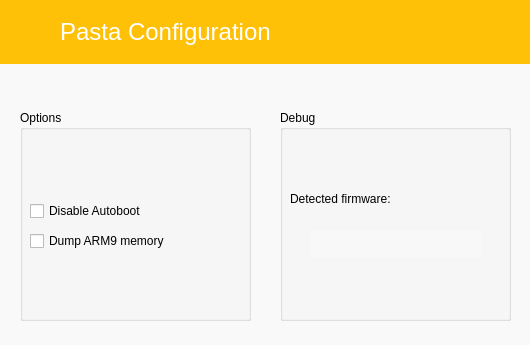
<?xml version="1.0" encoding="UTF-8"?>
<ui version="4.0">
 <class>MainWindow</class>
 <widget class="QMainWindow" name="MainWindow">
  <property name="geometry">
   <rect>
    <x>0</x>
    <y>0</y>
    <width>530</width>
    <height>345</height>
   </rect>
  </property>
  <property name="minimumSize">
   <size>
    <width>530</width>
    <height>345</height>
   </size>
  </property>
  <property name="maximumSize">
   <size>
    <width>530</width>
    <height>345</height>
   </size>
  </property>
  <property name="palette">
   <palette>
    <active>
     <colorrole role="WindowText">
      <brush brushstyle="SolidPattern">
       <color alpha="255">
        <red>0</red>
        <green>0</green>
        <blue>0</blue>
       </color>
      </brush>
     </colorrole>
     <colorrole role="Button">
      <brush brushstyle="SolidPattern">
       <color alpha="255">
        <red>249</red>
        <green>249</green>
        <blue>249</blue>
       </color>
      </brush>
     </colorrole>
     <colorrole role="Light">
      <brush brushstyle="SolidPattern">
       <color alpha="255">
        <red>255</red>
        <green>255</green>
        <blue>255</blue>
       </color>
      </brush>
     </colorrole>
     <colorrole role="Midlight">
      <brush brushstyle="SolidPattern">
       <color alpha="255">
        <red>252</red>
        <green>252</green>
        <blue>252</blue>
       </color>
      </brush>
     </colorrole>
     <colorrole role="Dark">
      <brush brushstyle="SolidPattern">
       <color alpha="255">
        <red>124</red>
        <green>124</green>
        <blue>124</blue>
       </color>
      </brush>
     </colorrole>
     <colorrole role="Mid">
      <brush brushstyle="SolidPattern">
       <color alpha="255">
        <red>166</red>
        <green>166</green>
        <blue>166</blue>
       </color>
      </brush>
     </colorrole>
     <colorrole role="Text">
      <brush brushstyle="SolidPattern">
       <color alpha="255">
        <red>32</red>
        <green>32</green>
        <blue>32</blue>
       </color>
      </brush>
     </colorrole>
     <colorrole role="BrightText">
      <brush brushstyle="SolidPattern">
       <color alpha="255">
        <red>114</red>
        <green>114</green>
        <blue>114</blue>
       </color>
      </brush>
     </colorrole>
     <colorrole role="ButtonText">
      <brush brushstyle="SolidPattern">
       <color alpha="255">
        <red>32</red>
        <green>32</green>
        <blue>32</blue>
       </color>
      </brush>
     </colorrole>
     <colorrole role="Base">
      <brush brushstyle="SolidPattern">
       <color alpha="255">
        <red>255</red>
        <green>255</green>
        <blue>255</blue>
       </color>
      </brush>
     </colorrole>
     <colorrole role="Window">
      <brush brushstyle="SolidPattern">
       <color alpha="255">
        <red>249</red>
        <green>249</green>
        <blue>249</blue>
       </color>
      </brush>
     </colorrole>
     <colorrole role="Shadow">
      <brush brushstyle="SolidPattern">
       <color alpha="255">
        <red>0</red>
        <green>0</green>
        <blue>0</blue>
       </color>
      </brush>
     </colorrole>
     <colorrole role="AlternateBase">
      <brush brushstyle="SolidPattern">
       <color alpha="255">
        <red>252</red>
        <green>252</green>
        <blue>252</blue>
       </color>
      </brush>
     </colorrole>
     <colorrole role="ToolTipBase">
      <brush brushstyle="SolidPattern">
       <color alpha="255">
        <red>255</red>
        <green>255</green>
        <blue>220</blue>
       </color>
      </brush>
     </colorrole>
     <colorrole role="ToolTipText">
      <brush brushstyle="SolidPattern">
       <color alpha="255">
        <red>0</red>
        <green>0</green>
        <blue>0</blue>
       </color>
      </brush>
     </colorrole>
    </active>
    <inactive>
     <colorrole role="WindowText">
      <brush brushstyle="SolidPattern">
       <color alpha="255">
        <red>0</red>
        <green>0</green>
        <blue>0</blue>
       </color>
      </brush>
     </colorrole>
     <colorrole role="Button">
      <brush brushstyle="SolidPattern">
       <color alpha="255">
        <red>249</red>
        <green>249</green>
        <blue>249</blue>
       </color>
      </brush>
     </colorrole>
     <colorrole role="Light">
      <brush brushstyle="SolidPattern">
       <color alpha="255">
        <red>255</red>
        <green>255</green>
        <blue>255</blue>
       </color>
      </brush>
     </colorrole>
     <colorrole role="Midlight">
      <brush brushstyle="SolidPattern">
       <color alpha="255">
        <red>252</red>
        <green>252</green>
        <blue>252</blue>
       </color>
      </brush>
     </colorrole>
     <colorrole role="Dark">
      <brush brushstyle="SolidPattern">
       <color alpha="255">
        <red>124</red>
        <green>124</green>
        <blue>124</blue>
       </color>
      </brush>
     </colorrole>
     <colorrole role="Mid">
      <brush brushstyle="SolidPattern">
       <color alpha="255">
        <red>166</red>
        <green>166</green>
        <blue>166</blue>
       </color>
      </brush>
     </colorrole>
     <colorrole role="Text">
      <brush brushstyle="SolidPattern">
       <color alpha="255">
        <red>32</red>
        <green>32</green>
        <blue>32</blue>
       </color>
      </brush>
     </colorrole>
     <colorrole role="BrightText">
      <brush brushstyle="SolidPattern">
       <color alpha="255">
        <red>114</red>
        <green>114</green>
        <blue>114</blue>
       </color>
      </brush>
     </colorrole>
     <colorrole role="ButtonText">
      <brush brushstyle="SolidPattern">
       <color alpha="255">
        <red>32</red>
        <green>32</green>
        <blue>32</blue>
       </color>
      </brush>
     </colorrole>
     <colorrole role="Base">
      <brush brushstyle="SolidPattern">
       <color alpha="255">
        <red>255</red>
        <green>255</green>
        <blue>255</blue>
       </color>
      </brush>
     </colorrole>
     <colorrole role="Window">
      <brush brushstyle="SolidPattern">
       <color alpha="255">
        <red>249</red>
        <green>249</green>
        <blue>249</blue>
       </color>
      </brush>
     </colorrole>
     <colorrole role="Shadow">
      <brush brushstyle="SolidPattern">
       <color alpha="255">
        <red>0</red>
        <green>0</green>
        <blue>0</blue>
       </color>
      </brush>
     </colorrole>
     <colorrole role="AlternateBase">
      <brush brushstyle="SolidPattern">
       <color alpha="255">
        <red>252</red>
        <green>252</green>
        <blue>252</blue>
       </color>
      </brush>
     </colorrole>
     <colorrole role="ToolTipBase">
      <brush brushstyle="SolidPattern">
       <color alpha="255">
        <red>255</red>
        <green>255</green>
        <blue>220</blue>
       </color>
      </brush>
     </colorrole>
     <colorrole role="ToolTipText">
      <brush brushstyle="SolidPattern">
       <color alpha="255">
        <red>0</red>
        <green>0</green>
        <blue>0</blue>
       </color>
      </brush>
     </colorrole>
    </inactive>
    <disabled>
     <colorrole role="WindowText">
      <brush brushstyle="SolidPattern">
       <color alpha="255">
        <red>124</red>
        <green>124</green>
        <blue>124</blue>
       </color>
      </brush>
     </colorrole>
     <colorrole role="Button">
      <brush brushstyle="SolidPattern">
       <color alpha="255">
        <red>249</red>
        <green>249</green>
        <blue>249</blue>
       </color>
      </brush>
     </colorrole>
     <colorrole role="Light">
      <brush brushstyle="SolidPattern">
       <color alpha="255">
        <red>255</red>
        <green>255</green>
        <blue>255</blue>
       </color>
      </brush>
     </colorrole>
     <colorrole role="Midlight">
      <brush brushstyle="SolidPattern">
       <color alpha="255">
        <red>252</red>
        <green>252</green>
        <blue>252</blue>
       </color>
      </brush>
     </colorrole>
     <colorrole role="Dark">
      <brush brushstyle="SolidPattern">
       <color alpha="255">
        <red>124</red>
        <green>124</green>
        <blue>124</blue>
       </color>
      </brush>
     </colorrole>
     <colorrole role="Mid">
      <brush brushstyle="SolidPattern">
       <color alpha="255">
        <red>166</red>
        <green>166</green>
        <blue>166</blue>
       </color>
      </brush>
     </colorrole>
     <colorrole role="Text">
      <brush brushstyle="SolidPattern">
       <color alpha="255">
        <red>124</red>
        <green>124</green>
        <blue>124</blue>
       </color>
      </brush>
     </colorrole>
     <colorrole role="BrightText">
      <brush brushstyle="SolidPattern">
       <color alpha="255">
        <red>114</red>
        <green>114</green>
        <blue>114</blue>
       </color>
      </brush>
     </colorrole>
     <colorrole role="ButtonText">
      <brush brushstyle="SolidPattern">
       <color alpha="255">
        <red>124</red>
        <green>124</green>
        <blue>124</blue>
       </color>
      </brush>
     </colorrole>
     <colorrole role="Base">
      <brush brushstyle="SolidPattern">
       <color alpha="255">
        <red>249</red>
        <green>249</green>
        <blue>249</blue>
       </color>
      </brush>
     </colorrole>
     <colorrole role="Window">
      <brush brushstyle="SolidPattern">
       <color alpha="255">
        <red>249</red>
        <green>249</green>
        <blue>249</blue>
       </color>
      </brush>
     </colorrole>
     <colorrole role="Shadow">
      <brush brushstyle="SolidPattern">
       <color alpha="255">
        <red>0</red>
        <green>0</green>
        <blue>0</blue>
       </color>
      </brush>
     </colorrole>
     <colorrole role="AlternateBase">
      <brush brushstyle="SolidPattern">
       <color alpha="255">
        <red>249</red>
        <green>249</green>
        <blue>249</blue>
       </color>
      </brush>
     </colorrole>
     <colorrole role="ToolTipBase">
      <brush brushstyle="SolidPattern">
       <color alpha="255">
        <red>255</red>
        <green>255</green>
        <blue>220</blue>
       </color>
      </brush>
     </colorrole>
     <colorrole role="ToolTipText">
      <brush brushstyle="SolidPattern">
       <color alpha="255">
        <red>0</red>
        <green>0</green>
        <blue>0</blue>
       </color>
      </brush>
     </colorrole>
    </disabled>
   </palette>
  </property>
  <property name="windowTitle">
   <string>pastaConfig</string>
  </property>
  <property name="windowIcon">
   <iconset resource="resources.qrc">
    <normaloff>:/images/3DS_icon_MD.png</normaloff>:/images/3DS_icon_MD.png</iconset>
  </property>
  <property name="styleSheet">
   <string notr="true">QMessageBox { background-color: white; color: #202020 }</string>
  </property>
  <widget class="QWidget" name="centralWidget">
   <widget class="QFrame" name="frame_2">
    <property name="geometry">
     <rect>
      <x>0</x>
      <y>0</y>
      <width>531</width>
      <height>64</height>
     </rect>
    </property>
    <property name="palette">
     <palette>
      <active>
       <colorrole role="WindowText">
        <brush brushstyle="SolidPattern">
         <color alpha="255">
          <red>0</red>
          <green>0</green>
          <blue>0</blue>
         </color>
        </brush>
       </colorrole>
       <colorrole role="Button">
        <brush brushstyle="SolidPattern">
         <color alpha="255">
          <red>255</red>
          <green>193</green>
          <blue>7</blue>
         </color>
        </brush>
       </colorrole>
       <colorrole role="Light">
        <brush brushstyle="SolidPattern">
         <color alpha="255">
          <red>255</red>
          <green>225</green>
          <blue>135</blue>
         </color>
        </brush>
       </colorrole>
       <colorrole role="Midlight">
        <brush brushstyle="SolidPattern">
         <color alpha="255">
          <red>255</red>
          <green>209</green>
          <blue>71</blue>
         </color>
        </brush>
       </colorrole>
       <colorrole role="Dark">
        <brush brushstyle="SolidPattern">
         <color alpha="255">
          <red>127</red>
          <green>96</green>
          <blue>3</blue>
         </color>
        </brush>
       </colorrole>
       <colorrole role="Mid">
        <brush brushstyle="SolidPattern">
         <color alpha="255">
          <red>170</red>
          <green>129</green>
          <blue>4</blue>
         </color>
        </brush>
       </colorrole>
       <colorrole role="Text">
        <brush brushstyle="SolidPattern">
         <color alpha="255">
          <red>0</red>
          <green>0</green>
          <blue>0</blue>
         </color>
        </brush>
       </colorrole>
       <colorrole role="BrightText">
        <brush brushstyle="SolidPattern">
         <color alpha="255">
          <red>255</red>
          <green>255</green>
          <blue>255</blue>
         </color>
        </brush>
       </colorrole>
       <colorrole role="ButtonText">
        <brush brushstyle="SolidPattern">
         <color alpha="255">
          <red>0</red>
          <green>0</green>
          <blue>0</blue>
         </color>
        </brush>
       </colorrole>
       <colorrole role="Base">
        <brush brushstyle="SolidPattern">
         <color alpha="255">
          <red>255</red>
          <green>255</green>
          <blue>255</blue>
         </color>
        </brush>
       </colorrole>
       <colorrole role="Window">
        <brush brushstyle="SolidPattern">
         <color alpha="255">
          <red>255</red>
          <green>193</green>
          <blue>7</blue>
         </color>
        </brush>
       </colorrole>
       <colorrole role="Shadow">
        <brush brushstyle="SolidPattern">
         <color alpha="255">
          <red>0</red>
          <green>0</green>
          <blue>0</blue>
         </color>
        </brush>
       </colorrole>
       <colorrole role="AlternateBase">
        <brush brushstyle="SolidPattern">
         <color alpha="255">
          <red>255</red>
          <green>224</green>
          <blue>131</blue>
         </color>
        </brush>
       </colorrole>
       <colorrole role="ToolTipBase">
        <brush brushstyle="SolidPattern">
         <color alpha="255">
          <red>255</red>
          <green>255</green>
          <blue>220</blue>
         </color>
        </brush>
       </colorrole>
       <colorrole role="ToolTipText">
        <brush brushstyle="SolidPattern">
         <color alpha="255">
          <red>0</red>
          <green>0</green>
          <blue>0</blue>
         </color>
        </brush>
       </colorrole>
      </active>
      <inactive>
       <colorrole role="WindowText">
        <brush brushstyle="SolidPattern">
         <color alpha="255">
          <red>0</red>
          <green>0</green>
          <blue>0</blue>
         </color>
        </brush>
       </colorrole>
       <colorrole role="Button">
        <brush brushstyle="SolidPattern">
         <color alpha="255">
          <red>255</red>
          <green>193</green>
          <blue>7</blue>
         </color>
        </brush>
       </colorrole>
       <colorrole role="Light">
        <brush brushstyle="SolidPattern">
         <color alpha="255">
          <red>255</red>
          <green>225</green>
          <blue>135</blue>
         </color>
        </brush>
       </colorrole>
       <colorrole role="Midlight">
        <brush brushstyle="SolidPattern">
         <color alpha="255">
          <red>255</red>
          <green>209</green>
          <blue>71</blue>
         </color>
        </brush>
       </colorrole>
       <colorrole role="Dark">
        <brush brushstyle="SolidPattern">
         <color alpha="255">
          <red>127</red>
          <green>96</green>
          <blue>3</blue>
         </color>
        </brush>
       </colorrole>
       <colorrole role="Mid">
        <brush brushstyle="SolidPattern">
         <color alpha="255">
          <red>170</red>
          <green>129</green>
          <blue>4</blue>
         </color>
        </brush>
       </colorrole>
       <colorrole role="Text">
        <brush brushstyle="SolidPattern">
         <color alpha="255">
          <red>0</red>
          <green>0</green>
          <blue>0</blue>
         </color>
        </brush>
       </colorrole>
       <colorrole role="BrightText">
        <brush brushstyle="SolidPattern">
         <color alpha="255">
          <red>255</red>
          <green>255</green>
          <blue>255</blue>
         </color>
        </brush>
       </colorrole>
       <colorrole role="ButtonText">
        <brush brushstyle="SolidPattern">
         <color alpha="255">
          <red>0</red>
          <green>0</green>
          <blue>0</blue>
         </color>
        </brush>
       </colorrole>
       <colorrole role="Base">
        <brush brushstyle="SolidPattern">
         <color alpha="255">
          <red>255</red>
          <green>255</green>
          <blue>255</blue>
         </color>
        </brush>
       </colorrole>
       <colorrole role="Window">
        <brush brushstyle="SolidPattern">
         <color alpha="255">
          <red>255</red>
          <green>193</green>
          <blue>7</blue>
         </color>
        </brush>
       </colorrole>
       <colorrole role="Shadow">
        <brush brushstyle="SolidPattern">
         <color alpha="255">
          <red>0</red>
          <green>0</green>
          <blue>0</blue>
         </color>
        </brush>
       </colorrole>
       <colorrole role="AlternateBase">
        <brush brushstyle="SolidPattern">
         <color alpha="255">
          <red>255</red>
          <green>224</green>
          <blue>131</blue>
         </color>
        </brush>
       </colorrole>
       <colorrole role="ToolTipBase">
        <brush brushstyle="SolidPattern">
         <color alpha="255">
          <red>255</red>
          <green>255</green>
          <blue>220</blue>
         </color>
        </brush>
       </colorrole>
       <colorrole role="ToolTipText">
        <brush brushstyle="SolidPattern">
         <color alpha="255">
          <red>0</red>
          <green>0</green>
          <blue>0</blue>
         </color>
        </brush>
       </colorrole>
      </inactive>
      <disabled>
       <colorrole role="WindowText">
        <brush brushstyle="SolidPattern">
         <color alpha="255">
          <red>127</red>
          <green>96</green>
          <blue>3</blue>
         </color>
        </brush>
       </colorrole>
       <colorrole role="Button">
        <brush brushstyle="SolidPattern">
         <color alpha="255">
          <red>255</red>
          <green>193</green>
          <blue>7</blue>
         </color>
        </brush>
       </colorrole>
       <colorrole role="Light">
        <brush brushstyle="SolidPattern">
         <color alpha="255">
          <red>255</red>
          <green>225</green>
          <blue>135</blue>
         </color>
        </brush>
       </colorrole>
       <colorrole role="Midlight">
        <brush brushstyle="SolidPattern">
         <color alpha="255">
          <red>255</red>
          <green>209</green>
          <blue>71</blue>
         </color>
        </brush>
       </colorrole>
       <colorrole role="Dark">
        <brush brushstyle="SolidPattern">
         <color alpha="255">
          <red>127</red>
          <green>96</green>
          <blue>3</blue>
         </color>
        </brush>
       </colorrole>
       <colorrole role="Mid">
        <brush brushstyle="SolidPattern">
         <color alpha="255">
          <red>170</red>
          <green>129</green>
          <blue>4</blue>
         </color>
        </brush>
       </colorrole>
       <colorrole role="Text">
        <brush brushstyle="SolidPattern">
         <color alpha="255">
          <red>127</red>
          <green>96</green>
          <blue>3</blue>
         </color>
        </brush>
       </colorrole>
       <colorrole role="BrightText">
        <brush brushstyle="SolidPattern">
         <color alpha="255">
          <red>255</red>
          <green>255</green>
          <blue>255</blue>
         </color>
        </brush>
       </colorrole>
       <colorrole role="ButtonText">
        <brush brushstyle="SolidPattern">
         <color alpha="255">
          <red>127</red>
          <green>96</green>
          <blue>3</blue>
         </color>
        </brush>
       </colorrole>
       <colorrole role="Base">
        <brush brushstyle="SolidPattern">
         <color alpha="255">
          <red>255</red>
          <green>193</green>
          <blue>7</blue>
         </color>
        </brush>
       </colorrole>
       <colorrole role="Window">
        <brush brushstyle="SolidPattern">
         <color alpha="255">
          <red>255</red>
          <green>193</green>
          <blue>7</blue>
         </color>
        </brush>
       </colorrole>
       <colorrole role="Shadow">
        <brush brushstyle="SolidPattern">
         <color alpha="255">
          <red>0</red>
          <green>0</green>
          <blue>0</blue>
         </color>
        </brush>
       </colorrole>
       <colorrole role="AlternateBase">
        <brush brushstyle="SolidPattern">
         <color alpha="255">
          <red>255</red>
          <green>193</green>
          <blue>7</blue>
         </color>
        </brush>
       </colorrole>
       <colorrole role="ToolTipBase">
        <brush brushstyle="SolidPattern">
         <color alpha="255">
          <red>255</red>
          <green>255</green>
          <blue>220</blue>
         </color>
        </brush>
       </colorrole>
       <colorrole role="ToolTipText">
        <brush brushstyle="SolidPattern">
         <color alpha="255">
          <red>0</red>
          <green>0</green>
          <blue>0</blue>
         </color>
        </brush>
       </colorrole>
      </disabled>
     </palette>
    </property>
    <property name="autoFillBackground">
     <bool>true</bool>
    </property>
    <widget class="QLabel" name="logo_text">
     <property name="geometry">
      <rect>
       <x>60</x>
       <y>0</y>
       <width>251</width>
       <height>64</height>
      </rect>
     </property>
     <property name="font">
      <font>
       <pointsize>18</pointsize>
      </font>
     </property>
     <property name="styleSheet">
      <string notr="true">color:white</string>
     </property>
     <property name="text">
      <string>Pasta Configuration</string>
     </property>
    </widget>
   </widget>
   <widget class="QLabel" name="shadow">
    <property name="geometry">
     <rect>
      <x>0</x>
      <y>64</y>
      <width>531</width>
      <height>8</height>
     </rect>
    </property>
    <property name="maximumSize">
     <size>
      <width>16777215</width>
      <height>8</height>
     </size>
    </property>
    <property name="pixmap">
     <pixmap resource="resources.qrc">:/images/MD_shadow.png</pixmap>
    </property>
    <property name="scaledContents">
     <bool>true</bool>
    </property>
   </widget>
   <widget class="QGroupBox" name="groupBox">
    <property name="geometry">
     <rect>
      <x>20</x>
      <y>110</y>
      <width>231</width>
      <height>211</height>
     </rect>
    </property>
    <property name="title">
     <string>Options</string>
    </property>
    <widget class="QCheckBox" name="noAB">
     <property name="geometry">
      <rect>
       <x>10</x>
       <y>90</y>
       <width>211</width>
       <height>22</height>
      </rect>
     </property>
     <property name="text">
      <string>Disable Autoboot</string>
     </property>
    </widget>
    <widget class="QCheckBox" name="dumpMEM">
     <property name="geometry">
      <rect>
       <x>10</x>
       <y>120</y>
       <width>211</width>
       <height>22</height>
      </rect>
     </property>
     <property name="text">
      <string>Dump ARM9 memory</string>
     </property>
    </widget>
   </widget>
   <widget class="QGroupBox" name="groupBox_2">
    <property name="geometry">
     <rect>
      <x>280</x>
      <y>110</y>
      <width>231</width>
      <height>211</height>
     </rect>
    </property>
    <property name="title">
     <string>Debug</string>
    </property>
    <widget class="QLabel" name="label">
     <property name="geometry">
      <rect>
       <x>10</x>
       <y>80</y>
       <width>211</width>
       <height>17</height>
      </rect>
     </property>
     <property name="text">
      <string>Detected firmware:</string>
     </property>
    </widget>
    <widget class="QLabel" name="fw">
     <property name="geometry">
      <rect>
       <x>30</x>
       <y>120</y>
       <width>171</width>
       <height>28</height>
      </rect>
     </property>
     <property name="palette">
      <palette>
       <active>
        <colorrole role="WindowText">
         <brush brushstyle="SolidPattern">
          <color alpha="255">
           <red>114</red>
           <green>114</green>
           <blue>114</blue>
          </color>
         </brush>
        </colorrole>
        <colorrole role="Button">
         <brush brushstyle="SolidPattern">
          <color alpha="255">
           <red>248</red>
           <green>248</green>
           <blue>248</blue>
          </color>
         </brush>
        </colorrole>
        <colorrole role="Light">
         <brush brushstyle="SolidPattern">
          <color alpha="255">
           <red>255</red>
           <green>255</green>
           <blue>255</blue>
          </color>
         </brush>
        </colorrole>
        <colorrole role="Midlight">
         <brush brushstyle="SolidPattern">
          <color alpha="255">
           <red>251</red>
           <green>251</green>
           <blue>251</blue>
          </color>
         </brush>
        </colorrole>
        <colorrole role="Dark">
         <brush brushstyle="SolidPattern">
          <color alpha="255">
           <red>124</red>
           <green>124</green>
           <blue>124</blue>
          </color>
         </brush>
        </colorrole>
        <colorrole role="Mid">
         <brush brushstyle="SolidPattern">
          <color alpha="255">
           <red>165</red>
           <green>165</green>
           <blue>165</blue>
          </color>
         </brush>
        </colorrole>
        <colorrole role="Text">
         <brush brushstyle="SolidPattern">
          <color alpha="255">
           <red>114</red>
           <green>114</green>
           <blue>114</blue>
          </color>
         </brush>
        </colorrole>
        <colorrole role="BrightText">
         <brush brushstyle="SolidPattern">
          <color alpha="255">
           <red>255</red>
           <green>255</green>
           <blue>255</blue>
          </color>
         </brush>
        </colorrole>
        <colorrole role="ButtonText">
         <brush brushstyle="SolidPattern">
          <color alpha="255">
           <red>114</red>
           <green>114</green>
           <blue>114</blue>
          </color>
         </brush>
        </colorrole>
        <colorrole role="Base">
         <brush brushstyle="SolidPattern">
          <color alpha="255">
           <red>255</red>
           <green>255</green>
           <blue>255</blue>
          </color>
         </brush>
        </colorrole>
        <colorrole role="Window">
         <brush brushstyle="SolidPattern">
          <color alpha="255">
           <red>248</red>
           <green>248</green>
           <blue>248</blue>
          </color>
         </brush>
        </colorrole>
        <colorrole role="Shadow">
         <brush brushstyle="SolidPattern">
          <color alpha="255">
           <red>0</red>
           <green>0</green>
           <blue>0</blue>
          </color>
         </brush>
        </colorrole>
        <colorrole role="AlternateBase">
         <brush brushstyle="SolidPattern">
          <color alpha="255">
           <red>251</red>
           <green>251</green>
           <blue>251</blue>
          </color>
         </brush>
        </colorrole>
        <colorrole role="ToolTipBase">
         <brush brushstyle="SolidPattern">
          <color alpha="255">
           <red>255</red>
           <green>255</green>
           <blue>220</blue>
          </color>
         </brush>
        </colorrole>
        <colorrole role="ToolTipText">
         <brush brushstyle="SolidPattern">
          <color alpha="255">
           <red>0</red>
           <green>0</green>
           <blue>0</blue>
          </color>
         </brush>
        </colorrole>
       </active>
       <inactive>
        <colorrole role="WindowText">
         <brush brushstyle="SolidPattern">
          <color alpha="255">
           <red>114</red>
           <green>114</green>
           <blue>114</blue>
          </color>
         </brush>
        </colorrole>
        <colorrole role="Button">
         <brush brushstyle="SolidPattern">
          <color alpha="255">
           <red>248</red>
           <green>248</green>
           <blue>248</blue>
          </color>
         </brush>
        </colorrole>
        <colorrole role="Light">
         <brush brushstyle="SolidPattern">
          <color alpha="255">
           <red>255</red>
           <green>255</green>
           <blue>255</blue>
          </color>
         </brush>
        </colorrole>
        <colorrole role="Midlight">
         <brush brushstyle="SolidPattern">
          <color alpha="255">
           <red>251</red>
           <green>251</green>
           <blue>251</blue>
          </color>
         </brush>
        </colorrole>
        <colorrole role="Dark">
         <brush brushstyle="SolidPattern">
          <color alpha="255">
           <red>124</red>
           <green>124</green>
           <blue>124</blue>
          </color>
         </brush>
        </colorrole>
        <colorrole role="Mid">
         <brush brushstyle="SolidPattern">
          <color alpha="255">
           <red>165</red>
           <green>165</green>
           <blue>165</blue>
          </color>
         </brush>
        </colorrole>
        <colorrole role="Text">
         <brush brushstyle="SolidPattern">
          <color alpha="255">
           <red>114</red>
           <green>114</green>
           <blue>114</blue>
          </color>
         </brush>
        </colorrole>
        <colorrole role="BrightText">
         <brush brushstyle="SolidPattern">
          <color alpha="255">
           <red>255</red>
           <green>255</green>
           <blue>255</blue>
          </color>
         </brush>
        </colorrole>
        <colorrole role="ButtonText">
         <brush brushstyle="SolidPattern">
          <color alpha="255">
           <red>114</red>
           <green>114</green>
           <blue>114</blue>
          </color>
         </brush>
        </colorrole>
        <colorrole role="Base">
         <brush brushstyle="SolidPattern">
          <color alpha="255">
           <red>255</red>
           <green>255</green>
           <blue>255</blue>
          </color>
         </brush>
        </colorrole>
        <colorrole role="Window">
         <brush brushstyle="SolidPattern">
          <color alpha="255">
           <red>248</red>
           <green>248</green>
           <blue>248</blue>
          </color>
         </brush>
        </colorrole>
        <colorrole role="Shadow">
         <brush brushstyle="SolidPattern">
          <color alpha="255">
           <red>0</red>
           <green>0</green>
           <blue>0</blue>
          </color>
         </brush>
        </colorrole>
        <colorrole role="AlternateBase">
         <brush brushstyle="SolidPattern">
          <color alpha="255">
           <red>251</red>
           <green>251</green>
           <blue>251</blue>
          </color>
         </brush>
        </colorrole>
        <colorrole role="ToolTipBase">
         <brush brushstyle="SolidPattern">
          <color alpha="255">
           <red>255</red>
           <green>255</green>
           <blue>220</blue>
          </color>
         </brush>
        </colorrole>
        <colorrole role="ToolTipText">
         <brush brushstyle="SolidPattern">
          <color alpha="255">
           <red>0</red>
           <green>0</green>
           <blue>0</blue>
          </color>
         </brush>
        </colorrole>
       </inactive>
       <disabled>
        <colorrole role="WindowText">
         <brush brushstyle="SolidPattern">
          <color alpha="255">
           <red>114</red>
           <green>114</green>
           <blue>114</blue>
          </color>
         </brush>
        </colorrole>
        <colorrole role="Button">
         <brush brushstyle="SolidPattern">
          <color alpha="255">
           <red>248</red>
           <green>248</green>
           <blue>248</blue>
          </color>
         </brush>
        </colorrole>
        <colorrole role="Light">
         <brush brushstyle="SolidPattern">
          <color alpha="255">
           <red>255</red>
           <green>255</green>
           <blue>255</blue>
          </color>
         </brush>
        </colorrole>
        <colorrole role="Midlight">
         <brush brushstyle="SolidPattern">
          <color alpha="255">
           <red>251</red>
           <green>251</green>
           <blue>251</blue>
          </color>
         </brush>
        </colorrole>
        <colorrole role="Dark">
         <brush brushstyle="SolidPattern">
          <color alpha="255">
           <red>124</red>
           <green>124</green>
           <blue>124</blue>
          </color>
         </brush>
        </colorrole>
        <colorrole role="Mid">
         <brush brushstyle="SolidPattern">
          <color alpha="255">
           <red>165</red>
           <green>165</green>
           <blue>165</blue>
          </color>
         </brush>
        </colorrole>
        <colorrole role="Text">
         <brush brushstyle="SolidPattern">
          <color alpha="255">
           <red>114</red>
           <green>114</green>
           <blue>114</blue>
          </color>
         </brush>
        </colorrole>
        <colorrole role="BrightText">
         <brush brushstyle="SolidPattern">
          <color alpha="255">
           <red>255</red>
           <green>255</green>
           <blue>255</blue>
          </color>
         </brush>
        </colorrole>
        <colorrole role="ButtonText">
         <brush brushstyle="SolidPattern">
          <color alpha="255">
           <red>114</red>
           <green>114</green>
           <blue>114</blue>
          </color>
         </brush>
        </colorrole>
        <colorrole role="Base">
         <brush brushstyle="SolidPattern">
          <color alpha="255">
           <red>248</red>
           <green>248</green>
           <blue>248</blue>
          </color>
         </brush>
        </colorrole>
        <colorrole role="Window">
         <brush brushstyle="SolidPattern">
          <color alpha="255">
           <red>248</red>
           <green>248</green>
           <blue>248</blue>
          </color>
         </brush>
        </colorrole>
        <colorrole role="Shadow">
         <brush brushstyle="SolidPattern">
          <color alpha="255">
           <red>0</red>
           <green>0</green>
           <blue>0</blue>
          </color>
         </brush>
        </colorrole>
        <colorrole role="AlternateBase">
         <brush brushstyle="SolidPattern">
          <color alpha="255">
           <red>248</red>
           <green>248</green>
           <blue>248</blue>
          </color>
         </brush>
        </colorrole>
        <colorrole role="ToolTipBase">
         <brush brushstyle="SolidPattern">
          <color alpha="255">
           <red>255</red>
           <green>255</green>
           <blue>220</blue>
          </color>
         </brush>
        </colorrole>
        <colorrole role="ToolTipText">
         <brush brushstyle="SolidPattern">
          <color alpha="255">
           <red>0</red>
           <green>0</green>
           <blue>0</blue>
          </color>
         </brush>
        </colorrole>
       </disabled>
      </palette>
     </property>
     <property name="autoFillBackground">
      <bool>true</bool>
     </property>
     <property name="styleSheet">
      <string notr="true">color:#727272</string>
     </property>
     <property name="alignment">
      <set>Qt::AlignCenter</set>
     </property>
    </widget>
   </widget>
   <widget class="QPushButton" name="changepath">
    <property name="geometry">
     <rect>
      <x>10</x>
      <y>70</y>
      <width>511</width>
      <height>27</height>
     </rect>
    </property>
    <property name="text">
     <string/>
    </property>
    <property name="flat">
     <bool>true</bool>
    </property>
   </widget>
  </widget>
 </widget>
 <layoutdefault spacing="6" margin="11"/>
 <resources>
  <include location="resources.qrc"/>
 </resources>
 <connections/>
</ui>
